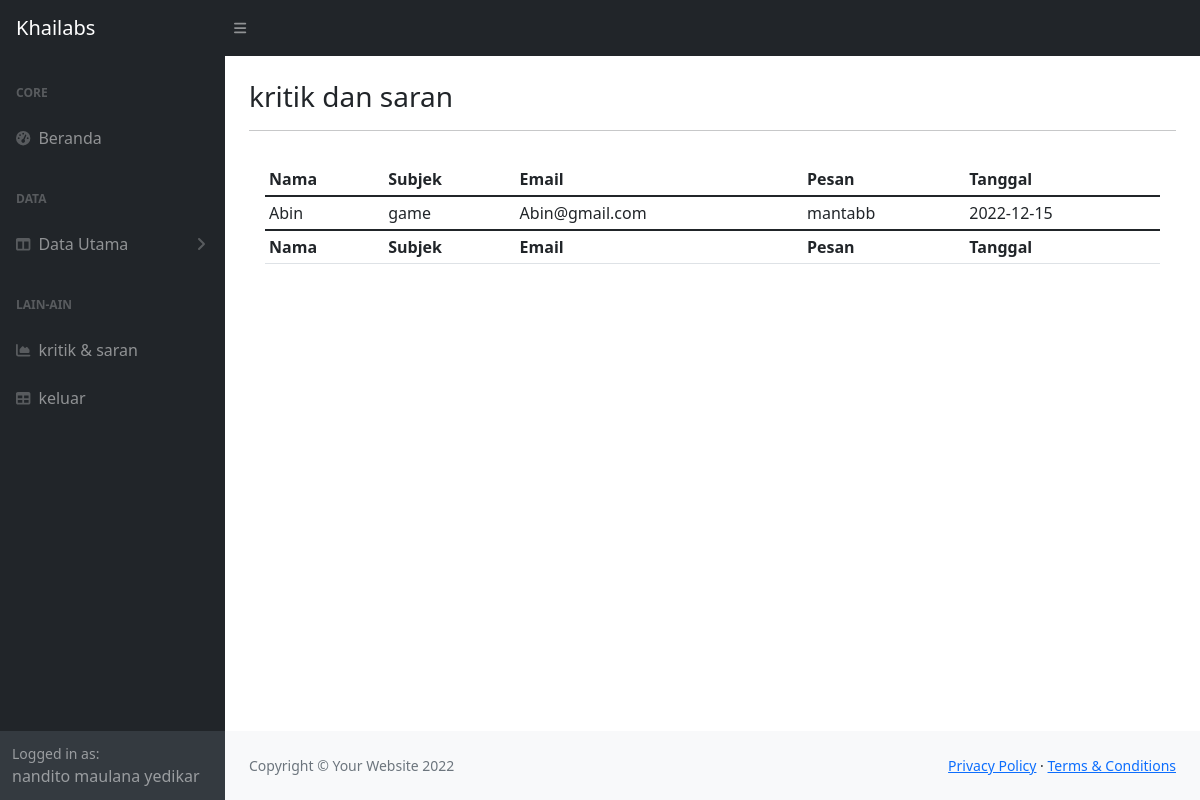
/admin/?hal=kritik (signed in), run on the app's committed database.
### tables this page shows
CREATE TABLE `tb_pesan` (
  `id_pesan` int(8) NOT NULL,
  `nama` varchar(50) NOT NULL,
  `subjek` varchar(255) NOT NULL,
  `email` text NOT NULL,
  `pesan` text NOT NULL,
  `tanggal` date NOT NULL
);

### admin/halaman/kritik.php (the view)
<h3 class="mt-4">kritik dan saran</h3>
<hr>
<div class="card-body">
    <table class="table table-stripet table-sm" id="datatablesSimple" widthe="100%" callspacing="0">
        <thead>
            <tr>
                <th>Nama</th>
                <th>Subjek</th>
                <th>Email</th>
                <th>Pesan</th>
                <th>Tanggal</th>
            </tr>
        </thead>
        <tfoot>
            <tr>
                <th>Nama</th>
                <th>Subjek</th>
                <th>Email</th>
                <th>Pesan</th>
                <th>Tanggal</th>
            </tr>
        </tfoot>
        <tbody>
            <?php
            $sql = "SELECT * FROM tb_pesan";
            $q = mysqli_query($k,$sql);
            while ($r = mysqli_fetch_assoc($q)){
            ?>
            <tr>
                <td><?=$r['nama']?></td>
                <td><?=$r['subjek']?></td>
                <td><?=$r['email']?></td>
                <td><?=$r['pesan']?></td>
                <td><?=$r['tanggal']?></td>
            </tr>
            <?php } ?>
        </tbody>
    </table>
</div>

### data on the page
tb_pesan: nama "Abin", subjek "game", email "Abin@gmail.com", pesan "mantabb", tanggal "2022-12-15"

### other printed values
$_SESSION['namauser'] "nandito maulana yedikar"
